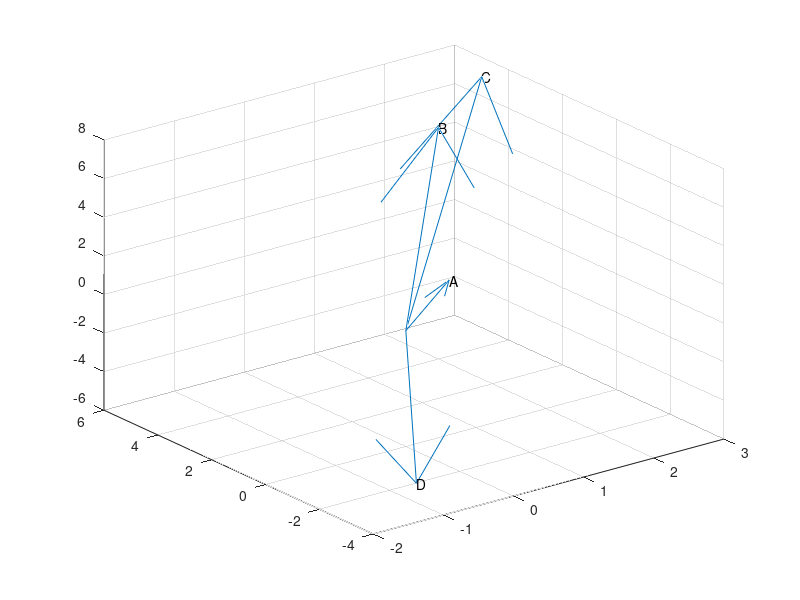

Source code (MATLAB):
# Given two vectors A = u_x + u_y + u_z and B = 2u_x + 4u_y + 6u_z, find
# C = A + B and D = A - B. In addition, carefully illustrate these vectors using
# MATLAB.

A = [1 1 1];
B = [2 4 6];

C = A + B
D = A - B

zeros = [0;0;0;0];
xs = [A(1); B(1); C(1); D(1)];
ys = [A(2); B(2); C(2); D(2)];
zs = [A(3); B(3); C(3); D(3)];

quiver3(zeros,zeros,zeros,xs,ys,zs,0);
text(xs,ys,zs,['A';'B';'C';'D']);
